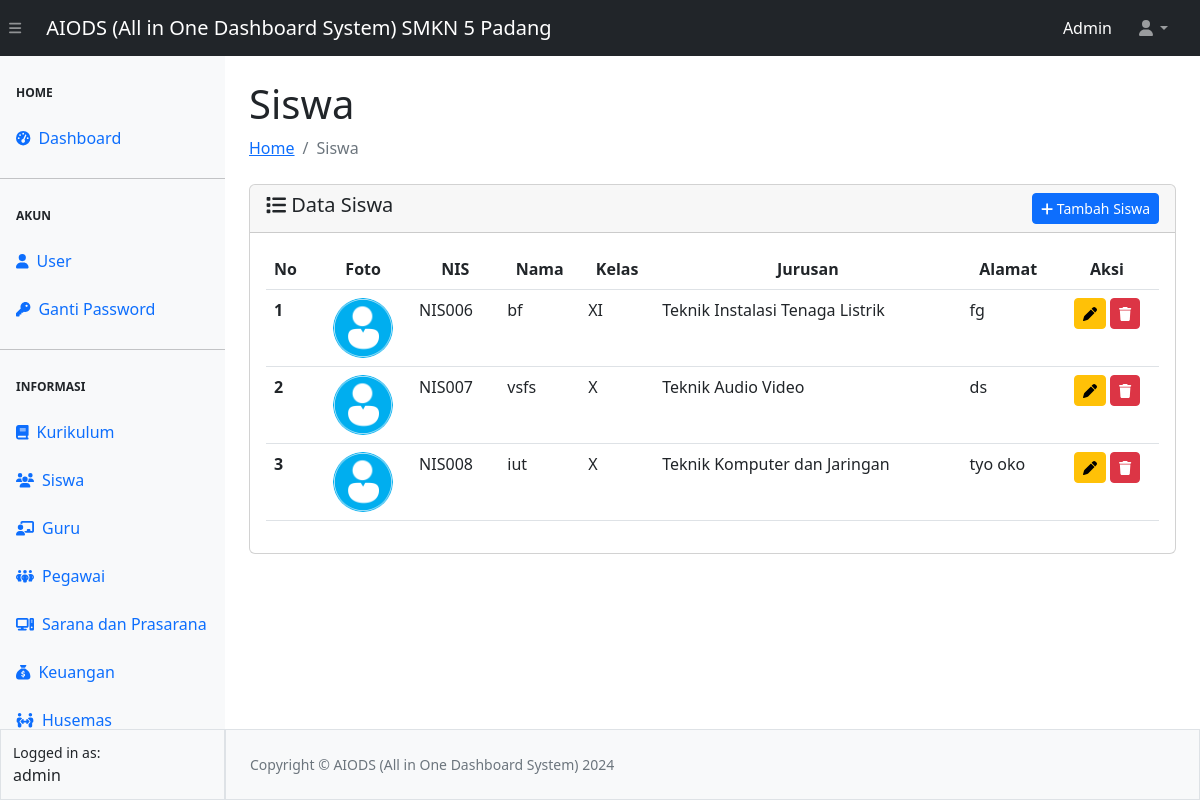
Screenshot of /video15/siswa/siswa.php (signed in) with the database file from the repository.
### tables this page shows
CREATE TABLE `tbl_siswa` (
  `nis` char(6) NOT NULL,
  `nama` varchar(128) NOT NULL,
  `alamat` varchar(128) NOT NULL,
  `kelas` varchar(3) NOT NULL,
  `jurusan` varchar(50) NOT NULL,
  `foto` varchar(50) NOT NULL
);

### video15/config.php (called while the page is built, shortened)
<?php
$main_url = "http://localhost/video15/";
?>

### video15/siswa/siswa.php (the view, shortened to what this page needs)
<?php
require_once "../config.php";
require_once "../template/header.php";
require_once "../template/navbar.php";
require_once "../template/sidebar.php";
?>
<div id="layoutSidenav_content">
    <main>
        <div class="container-fluid px-4">
            <h1 class="mt-4">Siswa</h1>
            <ol class="breadcrumb mb-4">
                <li class="breadcrumb-item"><a href = "../index.php">Home</a></li>
                <li class="breadcrumb-item active">Siswa</li>
            </ol>
            <div class="card">
            <div class="card-header">
                <span class="h5 my-2"><i class="fa-solid fa-list"></i> Data Siswa</span>
                <a href="<?=$main_url ?>siswa/add-siswa.php" class="btn btn-sm btn-primary float-end"><i class="fa-solid fa-plus"></i> Tambah Siswa</a>
            </div>
            <div class="card-body">
                <table class="table table-hover" id="datatablesSimple">
                    <thead>
                        <tr>
                        <th scope="col">No</th>
                        <th scope="col"><center>Foto</center></th>
                        <th scope="col"><center>NIS</center></th>
                        <th scope="col"><center>Nama</center></th>
                        <th scope="col"><center>Kelas</center></th>
                        <th scope="col"><center>Jurusan</center></th>
                        <th scope="col"><center>Alamat</center></th>
                        <th scope="col"><center>Aksi</center></th>
                        </tr>
                    </thead>
                    <tbody>
                        <?php
                            $no = 1;
                            $querySiswa = mysqli_query($koneksi, "SELECT * FROM tbl_siswa");
                            while ($data = mysqli_fetch_array($querySiswa)) {?>
                        <tr>
                            <th scope="row"><?= $no++?></th>
                            <td align ="center"><img src="../asset/image/<?=$data['foto']?>" class="rounded-circle" alt="foto siswa" width="60px"></td>
                            <td><?=$data['nis']?></td>
                            <td><?=$data['nama']?></td>
                            <td><?=$data['kelas']?></td>
                            <td><?=$data['jurusan']?></td>
                            <td><?=$data['alamat']?></td>
                            <td align ="center">
                                <a href="edit-siswa.php?nis=<?= $data['nis']?>" class="btn btn-sm btn-warning"><i class="fa-solid fa-pen" title= "Update Siswa"></i></a>
                                <a href="hapus-siswa.php?nis=<?= $data['nis']?>&foto=<?= $data['foto']?>" class="btn btn-sm btn-danger" title= "Hapus Siswa" onclick="return confirm('Anda yakin akan menghapus data ini?')"><i class="fa-solid fa-trash"></i></a>
                            </td>
                        </tr>
                        <?php } ?>
                    </tbody>
                </table>
            </div>
            </div>
        </div>
    </main>
<?php
require_once "../template/footer.php";
?>

### video15/template/header.php (shortened to what this page needs)
<!DOCTYPE html>
<html lang="en">
    <head>
        <link href="https://cdn.jsdelivr.net/npm/simple-datatables@7.1.2/dist/style.min.css" rel="stylesheet" />
        <link href="<?= $main_url?>asset/sb-admin/css/styles.css" rel="stylesheet" />
    </head>

### video15/template/navbar.php (shortened to what this page needs)
<body class="sb-nav-fixed">
        <nav class="sb-topnav navbar navbar-expand navbar-dark bg-dark">
            <button class="btn btn-link btn-sm order-1 order-lg-0 me-4 me-lg-0" id="sidebarToggle" href="#!"><i class="fas fa-bars"></i></button>
            <a class="navbar-brand ps-3" href="<?= $main_url?>index.php">AIODS (All in One Dashboard System) SMKN 5 Padang</a>
            <form class="d-none d-md-inline-block form-inline ms-auto me-0 me-md-3 my-2 my-md-0">
                <span class="text-white text-capitalize"><?= $_SESSION["ssUser"]?></span>
            </form>
            <ul class="navbar-nav ms-auto ms-md-0 me-3 me-lg-4">
                <li class="nav-item dropdown">
                    <a class="nav-link dropdown-toggle" id="navbarDropdown" href="#" role="button" data-bs-toggle="dropdown" aria-expanded="false"><i class="fas fa-user fa-fw"></i></a>
                </li>
            </ul>
        </nav>

### video15/template/sidebar.php (shortened to what this page needs)
<div id="layoutSidenav">
    <div id="layoutSidenav_nav">
        <nav class="sb-sidenav accordion bg-light" id="sidenavAccordion">
            <div class="sb-sidenav-menu">
                <div class="nav">
                    <div class="sb-sidenav-menu-heading">Home</div>
                    <a class="nav-link" href="<?= $main_url?>index.php">
                        <div class="sb-nav-link-icon"><i class="fas fa-tachometer-alt"></i></div>
                        Dashboard
                    </a>
                    <hr class="mb-0">
                    <div class="sb-sidenav-menu-heading">Akun</div>
                    <a class="nav-link" href="<?= $main_url?>user/add-user.php">
                        <div class="sb-nav-link-icon"><i class="fa-solid fa-user"></i></div>
                        User
                    </a>
                    <a class="nav-link" href="<?= $main_url?>user/password.php">
                        <div class="sb-nav-link-icon"><i class="fa-solid fa-key"></i></div>
                        Ganti Password
                    </a>
                    <hr class="mb-0">
                    <div class="sb-sidenav-menu-heading">Informasi</div>
                    <a class="nav-link" href="<?= $main_url?>index.php">
                        <div class="sb-nav-link-icon"><i class="fa-solid fa-book"></i></div>
                        Kurikulum
                    </a>
                    <a class="nav-link" href="<?= $main_url?>siswa/siswa.php">
                        <div class="sb-nav-link-icon"><i class="fa-solid fa-users"></i></div>
                        Siswa
                    </a>
                    <a class="nav-link" href="<?= $main_url?>guru/guru.php">
                        <div class="sb-nav-link-icon"><i class="fa-solid fa-chalkboard-user"></i></div>
                        Guru
                    </a>
                    <a class="nav-link" href="<?= $main_url?>index.php">
                        <div class="sb-nav-link-icon"><i class="fa-solid fa-people-group"></i></div>
                        Pegawai
                    </a>
                    <a class="nav-link" href="<?= $main_url?>index.php">
                        <div class="sb-nav-link-icon"><i class="fa-solid fa-computer"></i></div>
                        Sarana dan Prasarana
                    </a>
                    <a class="nav-link" href="<?= $main_url?>index.php">
                        <div class="sb-nav-link-icon"><i class="fa-solid fa-sack-dollar"></i></div>
                        Keuangan
                    </a>
                    <a class="nav-link" href="<?= $main_url?>index.php">
                        <div class="sb-nav-link-icon"><i class="fa-solid fa-people-arrows"></i></div>
                        Husemas
                    </a>
                    <a class="nav-link" href="<?= $main_url?>index.php">
                </div>
            </div>
            <div class="sb-sidenav-footer border">
                <div class="small">Logged in as:</div>
                <?= $_SESSION["ssUser"]?>
            </div>
        </nav>
    </div>

### video15/template/footer.php (shortened to what this page needs)
<footer class="py-4 bg-light mt-auto border">
                    <div class="container-fluid px-4">
                        <div class="d-flex align-items-center justify-content-between small">
                            <div class="text-muted">Copyright &copy; AIODS (All in One Dashboard System) <?= date("Y")?></div>
                        </div>
                    </div>
                </footer>
            </div>
        </div>
    </body>
</html>

### rows the page displays
tbl_siswa: foto (placeholder picture), nis "NIS006", nama "bf", kelas "XI", jurusan "Teknik Instalasi Tenaga Listrik", alamat "fg"
tbl_siswa: foto (placeholder picture), nis "NIS007", nama "vsfs", kelas "X", jurusan "Teknik Audio Video", alamat "ds"
tbl_siswa: foto (placeholder picture), nis "NIS008", nama "iut", kelas "X", jurusan "Teknik Komputer dan Jaringan", alamat "tyo oko"

### other values shown
$_SESSION["ssUser"] "Admin"
$_SESSION["ssUser"] "admin"
